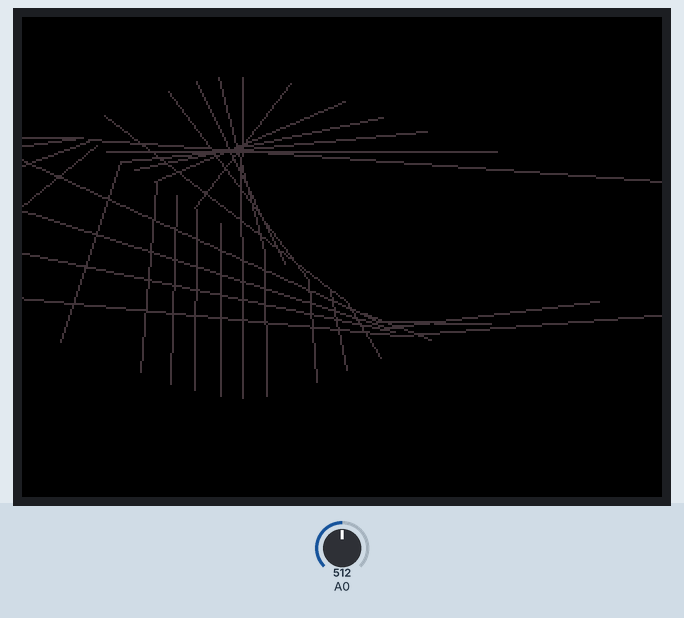
A sketch run on a simulated Arduino Uno, built with avr-gcc and run on an emulated ATmega328P. Shown: 320×240 colour display. Inputs (shaded band) come from the test bench; at power-on: A0 = 512. Random numbers use the default seed unless the sketch sets one.

Above: at 1.4 s.
1.5 s: A0 set to 310
At 3.0 s:
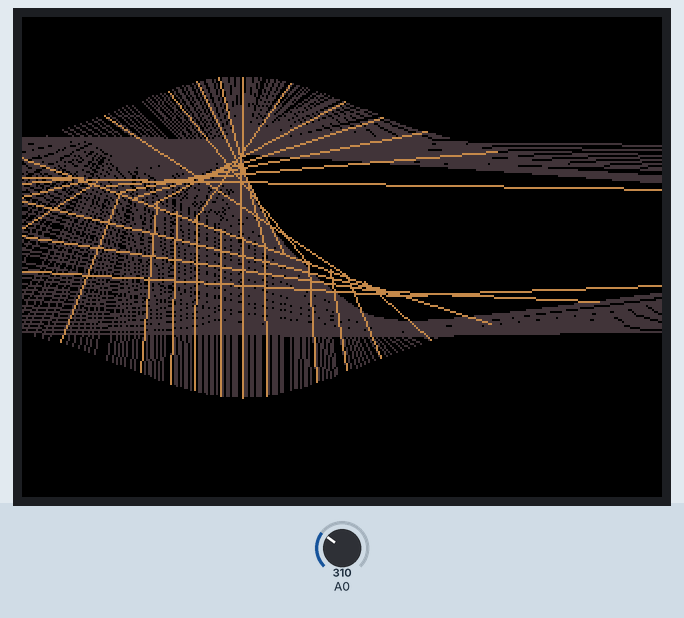
4.8 s: A0 set to 306
At 6.1 s:
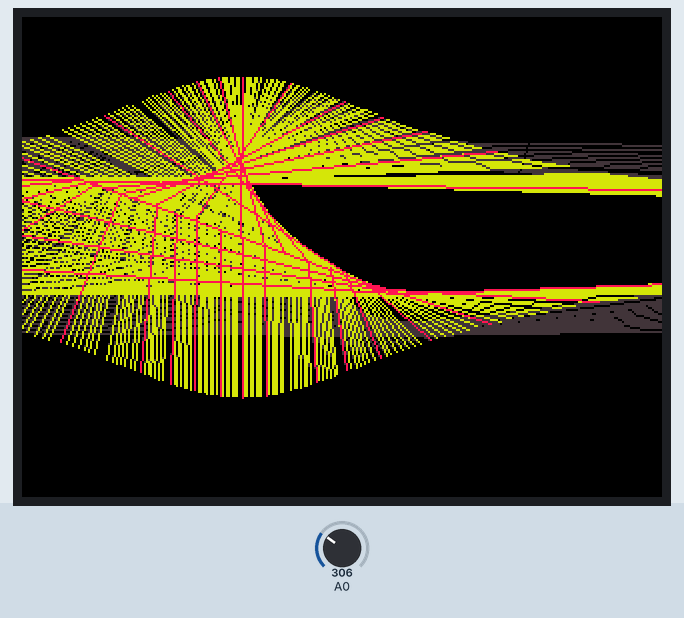
7.9 s: A0 set to 329
At 9.2 s:
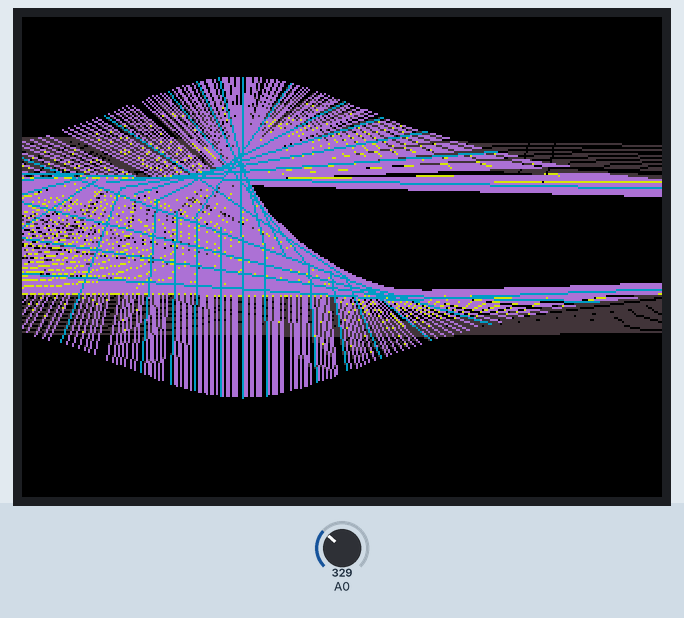
Timing chart, 0 to 10.9 s (numbered marks = the images above; inputs shaded):
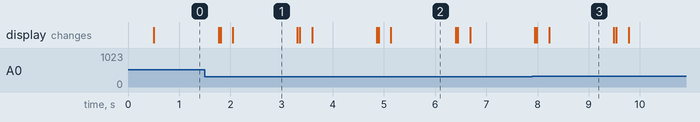

The sketch:

graphicsTest3.ino
```cpp
#include <Adafruit_GFX.h>    // Core graphics library
#include <Adafruit_ST7789.h> // Hardware-specific library for ST7789
#include <SPI.h>             // Arduino SPI library

// ST7789 TFT module connections
#define TFT_CS    10  // define chip select pin
#define TFT_DC     9  // define data/command pin
#define TFT_RST    8  // define reset pin, or set to -1 and connect to Arduino RESET pin

// Initialize Adafruit ST7789 TFT library
Adafruit_ST7789 tft = Adafruit_ST7789(TFT_CS, TFT_DC, TFT_RST);


#define MAX_WIDTH 320
#define MAX_LENGTH 240

int pot = 0;

int i = 0;

int x0 = 0;
int y0 = 0;
int x1 = 0;
int y1 = 0;
int colour = 0;

int x0Prev = x0;
int y0Prev = y0;
int x1Prev = x1;
int y1Prev = y1;


void setup() {

  // if the display has CS pin try with SPI_MODE0
  tft.init(MAX_LENGTH, MAX_WIDTH);    // Init ST7789 display 240x240 pixel

  // if the screen is flipped, remove this command
  tft.setRotation(3);

  tft.fillScreen(ST77XX_BLACK);

  Serial.begin(9600);


}

void loop() {

int randC = random(0, 65000);

  pot = map(analogRead(A0), 0, 1023, 0, 100);


  if (x0 != x0Prev || y0 != y0Prev || x1 != x1Prev || y1 != y1Prev) {
    tft.drawLine(x0Prev, y0Prev, x1Prev, y1Prev, 0);
    tft.drawCircle(x0Prev, y0Prev,  y1Prev, 0);
    //  tft.fillScreen(ST77XX_BLACK);
    x0Prev = x0;
    y0Prev = y0;
    x1Prev = x1;
    y1Prev = y1;
  }


  //SYNTHWAVE 3D GRAPH


//FOR LOOP
  for (int i = 0; i < 319; i++) {

    x0 = tan(i) * 80 + 110;
    y0 = cos(i) * 80 + 110;
    x1 = sin(i) * 80 + 110;
    y1 = sin(i) * pot + 110;
    colour = randC;

    tft.drawLine(x0, y0, x1, y1, colour);
  }

//MY DODGY ATTEMPT AT THE SAME THING WITHOUT A FOR
//  if (i < 320) {
//    i++;
//    x0 = tan(i) * 80 + 110;
//    y0 = cos(i) * 80 + 110;
//    x1 = sin(i) * 80 + 110;
//    y1 = sin(i) * pot + 110;
//    colour = randX * 150;
//
//    tft.drawLine(x0, y0, x1, y1, colour);
//  }
//
//
//  else {
//    i = 0;
//  }


  //SIMPLE CIRCLE

  //  x0 = 160;
  //  y0 = 120;
  //  y1 = pot;
  //  colour = 65000;
  //
  //
  //  tft.drawCircle(x0, y0, y1, colour);


}
```

Measured:
- what the display in image 1 shows lasts 1.3 s, from 2.0 s to 3.3 s
